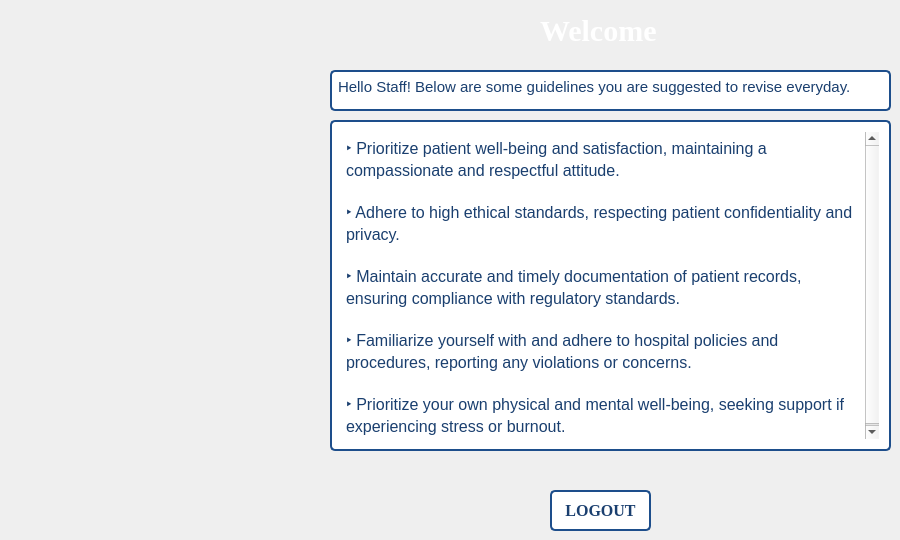
   <widget class="QWidget" name="tab_8">
    <attribute name="title">
     <string>Home</string>
    </attribute>
    <widget class="QTextBrowser" name="textBrowser_2">
     <property name="geometry">
      <rect>
       <x>330</x>
       <y>120</y>
       <width>561</width>
       <height>331</height>
      </rect>
     </property>
     <property name="styleSheet">
      <string notr="true">
QTextBrowser
{
background-color: rgb(255, 255, 255); 
color: rgb(26, 63, 111); 
border: 2px solid rgb(29, 78, 139);
border-radius: 5px; 
padding: 10px 10px; 
font-size: 16px;
font-weight: bold;
cursor: pointer; 
transition: background-color 0.3s ease, box-shadow 0.3s ease;
box-shadow: 0 4px 8px rgba(0, 0, 0, 0.1); 
}


</string>
     </property>
     <property name="html">
      <string>&lt;!DOCTYPE HTML PUBLIC &quot;-//W3C//DTD HTML 4.0//EN&quot; &quot;http://www.w3.org/TR/REC-html40/strict.dtd&quot;&gt;
&lt;html&gt;&lt;head&gt;&lt;meta name=&quot;qrichtext&quot; content=&quot;1&quot; /&gt;&lt;meta charset=&quot;utf-8&quot; /&gt;&lt;style type=&quot;text/css&quot;&gt;
p, li { white-space: pre-wrap; }
hr { height: 1px; border-width: 0; }
li.unchecked::marker { content: &quot;\2610&quot;; }
li.checked::marker { content: &quot;\2612&quot;; }
&lt;/style&gt;&lt;/head&gt;&lt;body style=&quot; font-family:'Segoe UI'; font-size:16px; font-weight:700; font-style:normal;&quot;&gt;
&lt;p style=&quot; margin-top:0px; margin-bottom:0px; margin-left:0px; margin-right:0px; -qt-block-indent:0; text-indent:0px;&quot;&gt;&lt;span style=&quot; font-family:'Tahoma','sans-serif'; font-size:16px; font-weight:400;&quot;&gt;‣&lt;/span&gt;&lt;span style=&quot; font-size:16px; font-weight:400;&quot;&gt; Prioritize patient well-being and satisfaction, maintaining a compassionate and respectful attitude.&lt;/span&gt;&lt;/p&gt;
&lt;p style=&quot;-qt-paragraph-type:empty; margin-top:0px; margin-bottom:0px; margin-left:0px; margin-right:0px; -qt-block-indent:0; text-indent:0px; font-weight:400;&quot;&gt;&lt;br /&gt;&lt;/p&gt;
&lt;p style=&quot; margin-top:0px; margin-bottom:0px; margin-left:0px; margin-right:0px; -qt-block-indent:0; text-indent:0px;&quot;&gt;&lt;span style=&quot; font-family:'Tahoma','sans-serif'; font-size:16px; font-weight:400;&quot;&gt;‣&lt;/span&gt;&lt;span style=&quot; font-size:16px; font-weight:400;&quot;&gt; Adhere to high ethical standards, respecting patient confidentiality and privacy.&lt;/span&gt;&lt;/p&gt;
&lt;p style=&quot;-qt-paragraph-type:empty; margin-top:0px; margin-bottom:0px; margin-left:0px; margin-right:0px; -qt-block-indent:0; text-indent:0px; font-weight:400;&quot;&gt;&lt;br /&gt;&lt;/p&gt;
&lt;p style=&quot; margin-top:0px; margin-bottom:0px; margin-left:0px; margin-right:0px; -qt-block-indent:0; text-indent:0px;&quot;&gt;&lt;span style=&quot; font-family:'Tahoma','sans-serif'; font-size:16px; font-weight:400;&quot;&gt;‣&lt;/span&gt;&lt;span style=&quot; font-size:16px; font-weight:400;&quot;&gt; Maintain accurate and timely documentation of patient records, ensuring compliance with regulatory standards.&lt;/span&gt;&lt;/p&gt;
&lt;p style=&quot;-qt-paragraph-type:empty; margin-top:0px; margin-bottom:0px; margin-left:0px; margin-right:0px; -qt-block-indent:0; text-indent:0px; font-weight:400;&quot;&gt;&lt;br /&gt;&lt;/p&gt;
&lt;p style=&quot; margin-top:0px; margin-bottom:0px; margin-left:0px; margin-right:0px; -qt-block-indent:0; text-indent:0px;&quot;&gt;&lt;span style=&quot; font-family:'Tahoma','sans-serif'; font-size:16px; font-weight:400;&quot;&gt;‣&lt;/span&gt;&lt;span style=&quot; font-size:16px; font-weight:400;&quot;&gt; Familiarize yourself with and adhere to hospital policies and procedures, reporting any violations or concerns.&lt;/span&gt;&lt;/p&gt;
&lt;p style=&quot;-qt-paragraph-type:empty; margin-top:0px; margin-bottom:0px; margin-left:0px; margin-right:0px; -qt-block-indent:0; text-indent:0px; font-weight:400;&quot;&gt;&lt;br /&gt;&lt;/p&gt;
&lt;p style=&quot; margin-top:0px; margin-bottom:0px; margin-left:0px; margin-right:0px; -qt-block-indent:0; text-indent:0px;&quot;&gt;&lt;span style=&quot; font-family:'Tahoma','sans-serif'; font-size:16px; font-weight:400;&quot;&gt;‣&lt;/span&gt;&lt;span style=&quot; font-size:16px; font-weight:400;&quot;&gt; Prioritize your own physical and mental well-being, seeking support if experiencing stress or burnout.&lt;/span&gt;&lt;/p&gt;&lt;/body&gt;&lt;/html&gt;</string>
     </property>
    </widget>
    <widget class="QTextBrowser" name="textBrowser_6">
     <property name="geometry">
      <rect>
       <x>330</x>
       <y>70</y>
       <width>561</width>
       <height>41</height>
      </rect>
     </property>
     <property name="styleSheet">
      <string notr="true">QTextBrowser
{
background-color: rgb(255, 255, 255); 
color: rgb(26, 63, 111); 
border: 2px solid rgb(29, 78, 139);
border-radius: 5px; 
padding: 2px 2px; 
font-size: 16px;
font-weight: bold;
cursor: pointer; 
transition: background-color 0.3s ease, box-shadow 0.3s ease;
box-shadow: 0 4px 8px rgba(0, 0, 0, 0.1); 
}

</string>
     </property>
     <property name="html">
      <string>&lt;!DOCTYPE HTML PUBLIC &quot;-//W3C//DTD HTML 4.0//EN&quot; &quot;http://www.w3.org/TR/REC-html40/strict.dtd&quot;&gt;
&lt;html&gt;&lt;head&gt;&lt;meta name=&quot;qrichtext&quot; content=&quot;1&quot; /&gt;&lt;meta charset=&quot;utf-8&quot; /&gt;&lt;style type=&quot;text/css&quot;&gt;
p, li { white-space: pre-wrap; }
hr { height: 1px; border-width: 0; }
li.unchecked::marker { content: &quot;\2610&quot;; }
li.checked::marker { content: &quot;\2612&quot;; }
&lt;/style&gt;&lt;/head&gt;&lt;body style=&quot; font-family:'Segoe UI'; font-size:16px; font-weight:700; font-style:normal;&quot;&gt;
&lt;p style=&quot; margin-top:0px; margin-bottom:0px; margin-left:0px; margin-right:0px; -qt-block-indent:0; text-indent:0px;&quot;&gt;&lt;span style=&quot; font-size:11pt; font-weight:400;&quot;&gt;Hello Staff! Below are some guidelines you are suggested to revise everyday.&lt;/span&gt;&lt;/p&gt;&lt;/body&gt;&lt;/html&gt;</string>
     </property>
    </widget>
    <widget class="QPushButton" name="pushButton">
     <property name="geometry">
      <rect>
       <x>550</x>
       <y>490</y>
       <width>101</width>
       <height>41</height>
      </rect>
     </property>
     <property name="font">
      <font>
       <family>Times New Roman</family>
       <pointsize>-1</pointsize>
       <bold>true</bold>
      </font>
     </property>
     <property name="styleSheet">
      <string notr="true">QPushButton 
{
background-color: rgb(255, 255, 255); 
color: rgb(26, 63, 111); 
border: 2px solid rgb(29, 78, 139);
border-radius: 5px; 
padding: 10px 10px; 
font-size: 16px;
font-weight: bold;
cursor: pointer; 
transition: background-color 0.3s ease, box-shadow 0.3s ease;
}
QPushButton:hover 
{
background-color: rgb(219, 235, 255); 
box-shadow: 0 4px 8px rgba(0, 0, 0, 0.1); 
}
QPushButton:pressed 
{
background-color: rgb(45, 108, 190); 
color: rgb(255, 255, 255);
box-shadow: 0 2px 4px rgba(0, 0, 0, 0.1); 
}
</string>
     </property>
     <property name="text">
      <string>LOGOUT</string>
     </property>
    </widget>
    <widget class="QLabel" name="label_2">
     <property name="geometry">
      <rect>
       <x>540</x>
       <y>20</y>
       <width>121</width>
       <height>21</height>
      </rect>
     </property>
     <property name="font">
      <font>
       <family>Times New Roman</family>
       <pointsize>-1</pointsize>
       <bold>true</bold>
      </font>
     </property>
     <property name="styleSheet">
      <string notr="true">QLabel {
color: rgb(255, 255, 255);
font-size: 30px; 
font-weight: bold;
}

QLabel {
text-shadow: 2px rgb(12, 29, 52); 
}

</string>
     </property>
     <property name="text">
      <string>Welcome</string>
     </property>
    </widget>
   </widget>
